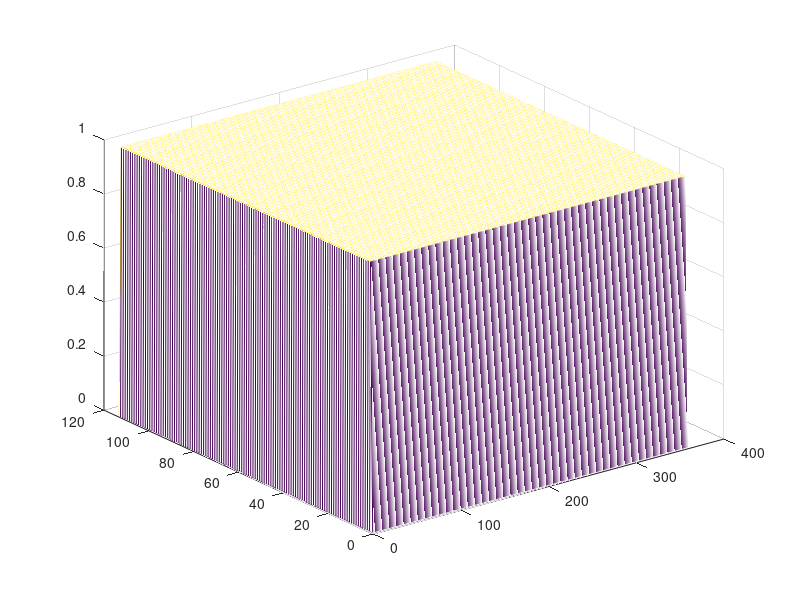

MATLAB code for this plot:
clc
clear
m=360;
n=57;
e=0.5;
deltaphi = pi/360;
deltalanda=1/57;
beta = 1.2; % h? s? l?p
H = zeros(1,720);
% tinh phan bo do day mang dau
for i = 1:720
    a = (i-1)*deltaphi;
    H(i) = 1 + e*cos(a);
  
end
% tinh toan cac he so cho phuong trinh
for i=2:359
    A(1,i)=H(i+1)^3;%A
    A(2,i)=H(i-1)^3;%B
    A(3,i)=(deltaphi/deltalanda)^2*H(i)^3;%C
    A(4,i)=A(3,i);%D
    A(5,i)=A(1,i)+A(2,i)+A(3,i)+A(4,i);%E
    A(6,i)=3*deltaphi*(H(i+1)-H(i-1));%F  
end
A(1,360)=H(1)^3;
A(2,360)=H(359)^3;
A(3,360)=(deltaphi/deltalanda)^2*H(360)^3;
A(4,360)=A(3,360);
A(5,360)=A(1,360)+A(2,360)+A(3,360)+A(4,360);
A(6,360)=3*deltaphi*(H(1)-H(359));
% dinh nghia gia tri ap suat bien va ap suat ban dau
P=ones(57,359);
P1=zeros(57,1);
P2=zeros(1,361);
P=[P1 P P1];
P=[P2;P];
PN=zeros(58,361);%matran trung gian dung de tinh toan
sum=0;
sum1=0;
interactionnum=0;
delta=1;
while delta>=e^-3
    interactionnum=interactionnum+1;
    Pold=P;  
    for j=2:57
        for i=2:360
            if P(i,j)<=0
                P(i,j)=0;
                P(i,j+1)=0;
            else
                P(j,i)=(A(1,i)*P(j,i+1)+A(2,i)*PN(j,i-1)+A(3,i)*P(j+1,i)+A(4,i)*PN(j-1,i)-A(6,i))/A(5,i)-P(j,i)+P(j,i);
              
                P(j,i)=PN(j,i);
            end           
        end
    end

%tinh toan phan bo ap suat
for i=2:360
    if P(58,i)<=0
        P(58,i)=0;
        P(58,i+1)=0;
    else
        PN(58,i)=beta*((A(1,i)*P(58,i+1)+A(2,i)*PN(58,i-1)+2*A(3,i)*PN(57,i)-A(6,i))/A(5,i)-P(58,i))+P(58,i);
                P(58,i)=PN(58,i); 
    end
end
for j=2:58
    for i=2:360
        sum=sum+abs(P(j,i)-Pold(j,i));
        sum1=sum1+abs(P(j,1));
    end
end
delta=sum/sum1;
end
% tinh toan phan doi xung con lai
Pdau=P(1:57,:);
Pduoi=flipud(Pdau);
P=[Pdau;Pduoi];
% tim dieu kien bien reynol
for j=2:114
    for i=2:360
        if P(j,i)==0;
            %Rey(j-1)-i;
            break
        end
    end
end
% ve do thi
x=1:1:361;
y=1:1:114;
z=P(y,x);
figure
mesh(x,y,z);